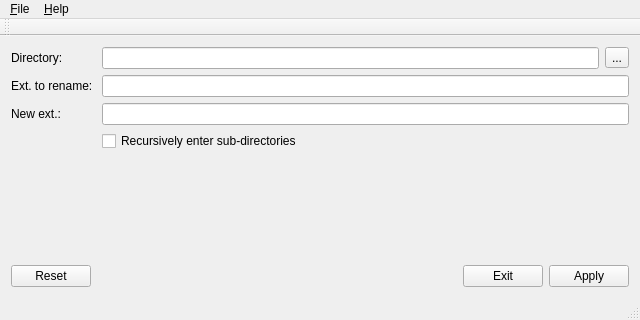
<?xml version="1.0" encoding="UTF-8"?>
<ui version="4.0">
 <class>MainWindow</class>
 <widget class="QMainWindow" name="MainWindow">
  <property name="geometry">
   <rect>
    <x>0</x>
    <y>0</y>
    <width>640</width>
    <height>320</height>
   </rect>
  </property>
  <property name="sizePolicy">
   <sizepolicy hsizetype="MinimumExpanding" vsizetype="MinimumExpanding">
    <horstretch>0</horstretch>
    <verstretch>0</verstretch>
   </sizepolicy>
  </property>
  <property name="windowTitle">
   <string>ExtRenamer</string>
  </property>
  <widget class="QWidget" name="centralWidget">
   <layout class="QVBoxLayout" name="verticalLayout_5">
    <item>
     <layout class="QVBoxLayout" name="verticalLayout_2">
      <item>
       <layout class="QFormLayout" name="form_Layout">
        <item row="0" column="0">
         <widget class="QLabel" name="dir_label">
          <property name="text">
           <string>Directory: </string>
          </property>
         </widget>
        </item>
        <item row="0" column="1">
         <layout class="QHBoxLayout" name="dir_horizLayout">
          <item>
           <widget class="QLineEdit" name="dir_lineEdit"/>
          </item>
          <item>
           <widget class="QToolButton" name="dir_toolButton">
            <property name="text">
             <string>...</string>
            </property>
           </widget>
          </item>
         </layout>
        </item>
        <item row="1" column="0">
         <widget class="QLabel" name="ext_label">
          <property name="text">
           <string>Ext. to rename: </string>
          </property>
         </widget>
        </item>
        <item row="1" column="1">
         <widget class="QLineEdit" name="ext_lineEdit"/>
        </item>
        <item row="2" column="0">
         <widget class="QLabel" name="new_ext_label">
          <property name="text">
           <string>New ext.: </string>
          </property>
         </widget>
        </item>
        <item row="2" column="1">
         <widget class="QLineEdit" name="new_ext_lineEdit"/>
        </item>
        <item row="3" column="1">
         <widget class="QCheckBox" name="recursively_enter_checkBox">
          <property name="text">
           <string>Recursively enter sub-directories</string>
          </property>
         </widget>
        </item>
       </layout>
      </item>
      <item>
       <layout class="QHBoxLayout" name="button_horizLayout">
        <item>
         <widget class="QPushButton" name="reset_pushButton">
          <property name="text">
           <string>Reset</string>
          </property>
         </widget>
        </item>
        <item>
         <spacer name="horizontalSpacer">
          <property name="orientation">
           <enum>Qt::Horizontal</enum>
          </property>
          <property name="sizeHint" stdset="0">
           <size>
            <width>40</width>
            <height>20</height>
           </size>
          </property>
         </spacer>
        </item>
        <item>
         <widget class="QPushButton" name="exit_pushButton">
          <property name="text">
           <string>Exit</string>
          </property>
         </widget>
        </item>
        <item>
         <widget class="QPushButton" name="apply_pushButton">
          <property name="text">
           <string>Apply</string>
          </property>
         </widget>
        </item>
       </layout>
      </item>
     </layout>
    </item>
   </layout>
  </widget>
  <widget class="QMenuBar" name="menuBar">
   <property name="geometry">
    <rect>
     <x>0</x>
     <y>0</y>
     <width>640</width>
     <height>25</height>
    </rect>
   </property>
   <widget class="QMenu" name="menu_File">
    <property name="title">
     <string>&amp;File</string>
    </property>
    <addaction name="actionE_xit"/>
   </widget>
   <widget class="QMenu" name="menu_Help">
    <property name="title">
     <string>&amp;Help</string>
    </property>
    <addaction name="action_Documentation"/>
    <addaction name="separator"/>
    <addaction name="action_About"/>
   </widget>
   <addaction name="menu_File"/>
   <addaction name="menu_Help"/>
  </widget>
  <widget class="QToolBar" name="mainToolBar">
   <attribute name="toolBarArea">
    <enum>TopToolBarArea</enum>
   </attribute>
   <attribute name="toolBarBreak">
    <bool>false</bool>
   </attribute>
  </widget>
  <widget class="QStatusBar" name="statusBar"/>
  <action name="actionE_xit">
   <property name="text">
    <string>E&amp;xit</string>
   </property>
  </action>
  <action name="action_Documentation">
   <property name="text">
    <string>&amp;Documentation</string>
   </property>
  </action>
  <action name="action_About">
   <property name="text">
    <string>&amp;About</string>
   </property>
  </action>
 </widget>
 <layoutdefault spacing="6" margin="11"/>
 <resources/>
 <connections/>
</ui>
